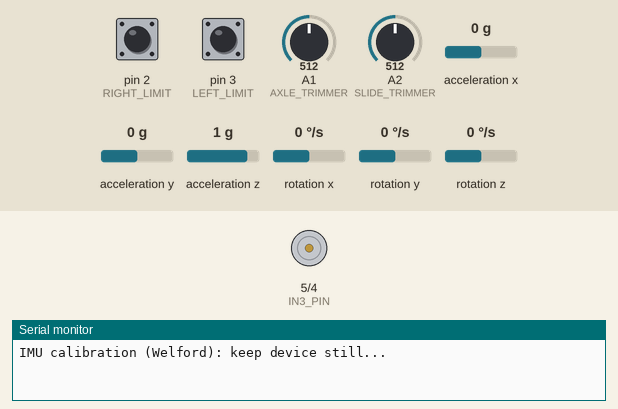
Recording of a sketch running on a simulated Arduino Uno, built with avr-gcc and run on an emulated ATmega328P. Parts: motor-driver pin pairs drawn as motors (green arrow = first pin HIGH = forward, orange = second pin HIGH = backward, longer = more drive, scaled by the enable pin), the last lines printed to the serial monitor. Wiring (inferred from the names in the program): MPU-9250 motion sensor at I2C address 0x68. The inputs (shaded band) are chosen by the test bench; at power-on: pin 3 (LEFT_LIMIT) HIGH, pin 2 (RIGHT_LIMIT) HIGH, A1 (AXLE_TRIMMER) = 512, A2 (SLIDE_TRIMMER) = 512, acceleration x 0 g, acceleration y 0 g, acceleration z 1 g, rotation x 0 °/s, rotation y 0 °/s, rotation z 0 °/s.

Above: at 0.9 s.
1.0 s: pin 3 (LEFT_LIMIT) pulled LOW for 3.2 s
At 4.3 s:
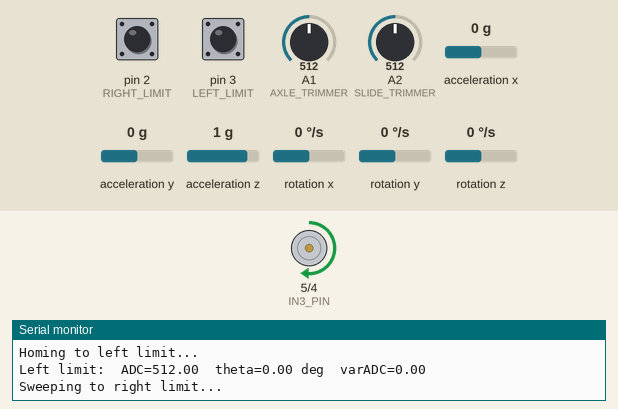
5.7 s: pin 2 (RIGHT_LIMIT) pulled LOW for 0.15 s
At 6.8 s:
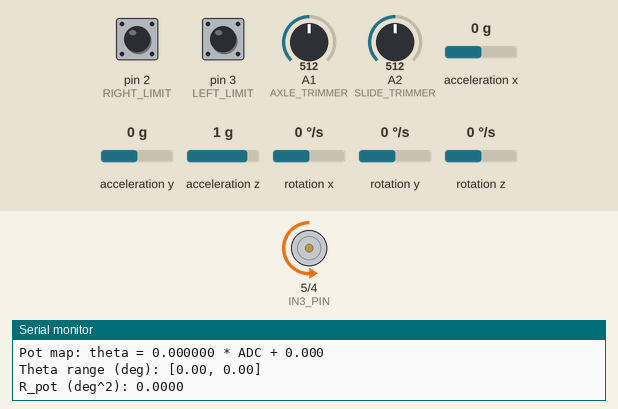
Timing chart, 0 to 8.7 s (numbered marks = the images above; inputs shaded):
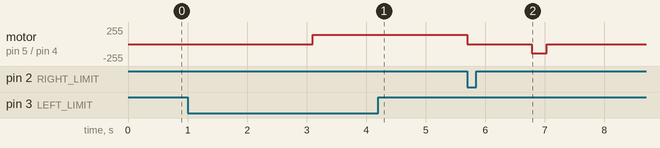

The sketch:

SeeSawChat.ino
```cpp
#include <Wire.h>
#include <math.h>

/* ===========================
   Hardware Pins (Motor & Limits)
   =========================== */
#define IN3_PIN        5
#define IN4_PIN        4
#define SPEED_PIN      6
#define LEFT_LIMIT     3     // Active LOW (using INPUT_PULLUP)
#define RIGHT_LIMIT    2     // Active LOW (using INPUT_PULLUP)

/* ===========================
   Potentiometers
   =========================== */
#define AXLE_TRIMMER   A1    // Angle potentiometer (on platform axis)
#define SLIDE_TRIMMER  A2    // User target angle command

/* ===========================
   IMU (MPU6500 / 6050)
   =========================== */
#define MPU6500_ADDR 0x68
#define ACCEL_XOUT_H 0x3B
#define GYRO_XOUT_H  0x43
#define PWR_MGMT_1   0x6B

// Sensitivity scale factors (raw -> physical units)
#define ACCEL_SCALE 16384.0f  // LSB/g  (±2g)
#define GYRO_SCALE   131.0f   // LSB/(°/s) (±250 dps)

/* ===========================
   IMU calibration (means & variances in RAW units)
   accelOffsets[0..2] = mean (raw)
   accelOffsets[3..5] = variance (raw^2)
   gyroOffsets [0..2] = mean (raw)
   gyroOffsets [3..5] = variance (raw^2)
   =========================== */
float accelOffsets[6] = {0,0,0,0,0,0};
float gyroOffsets[6]  = {0,0,0,0,0,0};

/* ===========================
   Control loop timing
   =========================== */
static const uint16_t LOOP_HZ    = 100;
static const uint32_t LOOP_DT_US = 10000UL;

/* ===========================
   PID gains and limits
   =========================== */
float Kp = 6.0f;
float Ki = 20.0f;
float Kd = 0.45f;
int   MAX_PWM = 255;           // hard PWM clamp (0..255)
int   MIN_PWM = 85;            // deadband compensation (minimum to move)

/* ===== Small-adjustment stick–slip nudge ===== */
float SMALL_ERR_MIN_DEG   = 0.05f;  // ignore noise below this
float SMALL_ERR_MAX_DEG   = 2.0f;   // “small change” ceiling
float VEL_STUCK_DPS       = 0.30f;  // consider stuck if |dθ/dt| below this

// Micro-pulse characteristics (short “nudge” to break static friction)
int      NUDGE_PWM        = 25;     // must be >= MIN_PWM or we’ll max() it
uint16_t NUDGE_ON_MS      = 35;     // pulse ON duration
uint16_t NUDGE_OFF_MS     = 65;     // pause OFF (limits overshoot)

bool          nudge_active        = false;
bool          nudge_phase_on      = false;
unsigned long nudge_phase_until_ms= 0;

/* ===========================
   Kalman filter (theta, bias)
   =========================== */
float kf_theta = 0.0f;   // estimated angle (deg)
float kf_bias  = 0.0f;   // estimated gyro bias (deg/s)
float P00=1, P01=0, P10=0, P11=1;  // covariance
// Process noise (tune):
float Q_angle = 0.02f;   // angle random walk (deg^2 / s)
float Q_bias  = 0.005f;  // bias random walk  (deg^2 / s)

// Measurement noise (deg^2) — accelerometer and potentiometer
float R_accel_base = 4.0f;    // ~ (2 deg)^2 base; dynamic scaling with | |a| - 1g |
float R_pot        = 1.0f;    // set after calibration from endpoint jitter

/* ===========================
   Calibration results
   =========================== */
float adc_left_mean  = 0.0f, adc_right_mean = 1023.0f; // AXLE_TRIMMER ADC means at limits
float adc_left_var   = 0.0f, adc_right_var  = 0.0f;    // variance of ADC counts at limits
float theta_left_deg = 0.0f, theta_right_deg = 0.0f;   // IMU pitch (deg) at limits

// Linear map from AXLE_TRIMMER ADC -> degrees: theta_deg = m*adc + b
float pot_m_deg_per_adc = 0.0f;
float pot_b_deg         = 0.0f;

// Boundaries for commanded angle (deg)
float theta_min_deg = 0.0f;
float theta_max_deg = 0.0f;

/* ===========================
   PID state
   =========================== */
float pid_integral = 0.0f;
float last_theta   = 0.0f;

/* ===========================
   Forward Declarations
   =========================== */
// Motor helpers
void move_right(int sp);
void move_left(int sp);
void motor_stop();
void motor_home_and_calibrate();

// IMU helpers
void imuWake();
void imuBurstRead(uint8_t startReg, uint8_t* buf14);
void readRawAccelGyro(int16_t accel[3], int16_t gyro[3]);
void calibrateMPU6500(uint16_t samples = 300, bool populationVariance = true);

// Angle helpers
static inline float toAccelG(int16_t raw, float meanRaw)   { return (raw - meanRaw) / ACCEL_SCALE; }
static inline float toGyroDps(int16_t raw, float meanRaw)  { return (raw - meanRaw) / GYRO_SCALE; }
static inline float pitchDegFromAccel(float ay_g, float az_g) { return atan2f(ay_g, az_g) * 180.0f / M_PI; }
float thetaFromPotADC(int adc);

// Kalman helpers
void kalmanPredict(float gyro_dps, float dt);
void kalmanUpdate(float z_deg, float R);

// Calibration steps
void collectAtLimit(bool left, uint16_t N, float* adc_mean, float* adc_var, float* theta_mean_deg);
void computePotMapAndNoise();
bool atLeftLimit();
bool atRightLimit();

// Control
int  computeMotorPWM(float target_deg, float theta_deg, float dt);
int  smallErrorNudgePWM(float err_deg, float dtheta_dps);
void applyMotorCommand(int pwm);
float mapSlideToTargetDeg(int slide_adc);

// Utility
static inline int clampInt(int v, int lo, int hi) { return (v < lo) ? lo : (v > hi) ? hi : v; }
static inline float clampF(float v, float lo, float hi){ return (v < lo) ? lo : (v > hi) ? hi : v; }

/* ===========================
   Setup
   =========================== */
void setup() {
  Serial.begin(115200);
  Wire.begin();

  pinMode(IN3_PIN, OUTPUT);
  pinMode(IN4_PIN, OUTPUT);
  pinMode(SPEED_PIN, OUTPUT);
  pinMode(LEFT_LIMIT,  INPUT_PULLUP);
  pinMode(RIGHT_LIMIT, INPUT_PULLUP);
  pinMode(AXLE_TRIMMER,  INPUT);
  pinMode(SLIDE_TRIMMER, INPUT);

  motor_stop();

  imuWake();
  delay(150);
  Serial.println(F("IMU calibration (Welford): keep device still..."));
  calibrateMPU6500();
  Serial.println(F("IMU calibration complete."));

  motor_home_and_calibrate();

  // Initialize KF near current measured angle
  int16_t a[3], g[3];
  readRawAccelGyro(a, g);
  float ay = toAccelG(a[1], accelOffsets[1]);
  float az = toAccelG(a[2], accelOffsets[2]);
  float theta_acc = pitchDegFromAccel(ay, az);
  float theta_pot = thetaFromPotADC(analogRead(AXLE_TRIMMER));
  kf_theta = 0.5f * (theta_acc + theta_pot);
  kf_bias  = 0.0f;
  P00 = 10; P01 = 0; P10 = 0; P11 = 10;
}

/* ===========================
   Loop: 100 Hz control
   =========================== */
void loop() {
  static unsigned long last_us = micros();
  unsigned long now_us = micros();
  if (now_us - last_us < LOOP_DT_US) return;
  float dt = (now_us - last_us) / 1e6f;
  last_us = now_us;

  // ===== Read sensors =====
  int16_t rawA[3], rawG[3];
  readRawAccelGyro(rawA, rawG);

  float gx_dps = toGyroDps(rawG[0], gyroOffsets[0]);
  float gy_dps = toGyroDps(rawG[1], gyroOffsets[1]);
  float gz_dps = toGyroDps(rawG[2], gyroOffsets[2]);
  (void)gy_dps; (void)gz_dps; // pitch control uses X gyro

  float ax_g = toAccelG(rawA[0], accelOffsets[0]);
  float ay_g = toAccelG(rawA[1], accelOffsets[1]);
  float az_g = toAccelG(rawA[2], accelOffsets[2]);
  float theta_acc = pitchDegFromAccel(ay_g, az_g);

  int   adc_axle = analogRead(AXLE_TRIMMER);
  float theta_pot = thetaFromPotADC(adc_axle);

  // Adaptive accel measurement noise
  float acc_mag = sqrtf(ax_g*ax_g + ay_g*ay_g + az_g*az_g); // in g
  float motion_factor = 1.0f + 15.0f * fabsf(acc_mag - 1.0f);
  float R_accel = R_accel_base * motion_factor;

  // ===== Kalman filter =====
  kalmanPredict(gx_dps, dt);
  kalmanUpdate(theta_acc, R_accel);
  kalmanUpdate(theta_pot, R_pot);

  // ===== Target angle from slide pot =====
  int   adc_slide = analogRead(SLIDE_TRIMMER);
  float theta_cmd = mapSlideToTargetDeg(adc_slide);
  theta_cmd = clampF(theta_cmd, theta_min_deg, theta_max_deg);

  // ---- Telemetry (including desired angle, per your request) ----
  Serial.print(F(" target: ")); Serial.print(theta_cmd);
  Serial.print(F(" | theta: ")); Serial.print(kf_theta);
  Serial.print(F(" | acc_mag(g): ")); Serial.print(acc_mag);
  Serial.print(F(" | Racc: ")); Serial.print(R_accel);
  Serial.print(F(" | Rpot: ")); Serial.println(R_pot);

  // ===== Motor control =====
  int pwm = computeMotorPWM(theta_cmd, kf_theta, dt);
  applyMotorCommand(pwm);
}

/* ===========================
   Motor helpers
   =========================== */
void move_right(int sp) {
  digitalWrite(IN3_PIN, HIGH);
  digitalWrite(IN4_PIN, LOW);
  analogWrite(SPEED_PIN, sp);
}

void move_left(int sp) {
  digitalWrite(IN3_PIN, LOW);
  digitalWrite(IN4_PIN, HIGH);
  analogWrite(SPEED_PIN, sp);
}

void motor_stop() {
  digitalWrite(IN3_PIN, LOW);
  digitalWrite(IN4_PIN, LOW);
  analogWrite(SPEED_PIN, 0);
}

bool atLeftLimit()  { return digitalRead(LEFT_LIMIT)  == LOW; }
bool atRightLimit() { return digitalRead(RIGHT_LIMIT) == LOW; }

/* ===========================
   IMU helpers
   =========================== */
void imuWake() {
  Wire.beginTransmission(MPU6500_ADDR);
  Wire.write(PWR_MGMT_1);
  Wire.write(0x00);
  Wire.endTransmission();
}

// Burst-read 14 bytes (Accel XYZ, Temp, Gyro XYZ) starting at ACCEL_XOUT_H
void imuBurstRead(uint8_t startReg, uint8_t* buf14) {
  Wire.beginTransmission(MPU6500_ADDR);
  Wire.write(startReg);
  Wire.endTransmission(false);     // repeated start
  Wire.requestFrom(MPU6500_ADDR, (uint8_t)14);
  for (uint8_t i = 0; i < 14 && Wire.available(); ++i)
    buf14[i] = Wire.read();
}

void readRawAccelGyro(int16_t accel[3], int16_t gyro[3]) {
  uint8_t b[14];
  imuBurstRead(ACCEL_XOUT_H, b);
  // [AxH AxL AyH AyL AzH AzL TempH TempL GxH GxL GyH GyL GzH GzL]
  accel[0] = (int16_t)((b[0] << 8) | b[1]);
  accel[1] = (int16_t)((b[2] << 8) | b[3]);
  accel[2] = (int16_t)((b[4] << 8) | b[5]);
  gyro[0]  = (int16_t)((b[8] << 8) | b[9]);
  gyro[1]  = (int16_t)((b[10] << 8) | b[11]);
  gyro[2]  = (int16_t)((b[12] << 8) | b[13]);
}

/*
  IMU mean/variance via Welford’s algorithm (single pass, numerically stable)
  Means/variances are in RAW sensor units.
*/
void calibrateMPU6500(uint16_t samples, bool populationVariance) {
  float meanA[3] = {0,0,0}, m2A[3] = {0,0,0};
  float meanG[3] = {0,0,0}, m2G[3] = {0,0,0};

  for (uint16_t n = 1; n <= samples; ++n) {
    int16_t a[3], g[3];
    readRawAccelGyro(a, g);

    for (int j = 0; j < 3; ++j) {
      // Accel
      float xA = (float)a[j];
      float dA = xA - meanA[j];
      meanA[j] += dA / n;
      float d2A = xA - meanA[j];
      m2A[j] += dA * d2A;

      // Gyro
      float xG = (float)g[j];
      float dG = xG - meanG[j];
      meanG[j] += dG / n;
      float d2G = xG - meanG[j];
      m2G[j] += dG * d2G;
    }
    delay(4);
  }

  const float denom = populationVariance ? (float)samples : (float)(samples - 1);
  for (int j = 0; j < 3; ++j) {
    accelOffsets[j]     = meanA[j];
    accelOffsets[j + 3] = (samples > 1) ? (m2A[j] / denom) : 0.0f;
    gyroOffsets[j]      = meanG[j];
    gyroOffsets[j + 3]  = (samples > 1) ? (m2G[j] / denom) : 0.0f;
  }

  // Optional: upright zero-g on Z
  accelOffsets[2] -= ACCEL_SCALE;
}

/* ===========================
   Calibration sweep
   =========================== */
void motor_home_and_calibrate() {
  Serial.println(F("Homing to left limit..."));
  move_left(140);
  while (!atLeftLimit()) { /* wait */ }
  motor_stop();
  delay(150);

  // Collect stats at left limit
  collectAtLimit(true,  150, &adc_left_mean, &adc_left_var, &theta_left_deg);
  Serial.print(F("Left limit:  ADC="));   Serial.print(adc_left_mean);
  Serial.print(F("  theta="));            Serial.print(theta_left_deg);
  Serial.print(F(" deg  varADC="));       Serial.println(adc_left_var);

  Serial.println(F("Sweeping to right limit..."));
  move_right(140);
  while (!atRightLimit()) { /* wait */ }
  motor_stop();
  delay(150);

  // Collect stats at right limit
  collectAtLimit(false, 150, &adc_right_mean, &adc_right_var, &theta_right_deg);
  Serial.print(F("Right limit: ADC="));   Serial.print(adc_right_mean);
  Serial.print(F("  theta="));            Serial.print(theta_right_deg);
  Serial.print(F(" deg  varADC="));       Serial.println(adc_right_var);

  // Build linear map AXLE_TRIMMER ADC -> degrees and compute R_pot
  computePotMapAndNoise();

  // Save convenience min/max
  theta_min_deg = fminf(theta_left_deg,  theta_right_deg);
  theta_max_deg = fmaxf(theta_left_deg,  theta_right_deg);

  Serial.print(F("Pot map: theta = ")); Serial.print(pot_m_deg_per_adc, 6);
  Serial.print(F(" * ADC + "));         Serial.println(pot_b_deg, 3);
  Serial.print(F("Theta range (deg): [")); Serial.print(theta_min_deg);
  Serial.print(F(", "));                   Serial.print(theta_max_deg);
  Serial.println(F("]"));
  Serial.print(F("R_pot (deg^2): "));      Serial.println(R_pot, 4);

  // Back off a little from hard stops for safety
  move_left(120);
  delay(250);
  motor_stop();
}

void collectAtLimit(bool left, uint16_t N, float* adc_mean, float* adc_var, float* theta_mean_deg) {
  (void)left; // not used; kept for clarity/extension
  float mean_adc = 0.0f, m2_adc = 0.0f;
  float mean_theta = 0.0f, m2_theta = 0.0f;

  for (uint16_t i = 1; i <= N; ++i) {
    int adc = analogRead(AXLE_TRIMMER);
    float delta = adc - mean_adc;
    mean_adc += delta / i;
    m2_adc   += delta * (adc - mean_adc);

    int16_t a[3], g[3];
    readRawAccelGyro(a, g);

    float ay = toAccelG(a[1], accelOffsets[1]);
    float az = toAccelG(a[2], accelOffsets[2]);
    float theta = pitchDegFromAccel(ay, az);

    float d2 = theta - mean_theta;
    mean_theta += d2 / i;
    m2_theta   += d2 * (theta - mean_theta);

    delay(4);
  }

  *adc_mean       = mean_adc;
  *adc_var        = (N > 1) ? (m2_adc / (float)(N - 1)) : 0.0f;
  *theta_mean_deg = mean_theta;
  (void)m2_theta; // hook for future adaptive R based on endpoint stability
}

void computePotMapAndNoise() {
  // Linear mapping using IMU-measured angles at the two ends
  float d_adc   = adc_right_mean - adc_left_mean;
  float d_theta = theta_right_deg - theta_left_deg;
  if (fabsf(d_adc) < 1e-3f) {
    pot_m_deg_per_adc = 0.0f;
    pot_b_deg         = theta_left_deg; // fallback (deg)
  } else {
    pot_m_deg_per_adc = d_theta / d_adc;
    pot_b_deg         = theta_left_deg - pot_m_deg_per_adc * adc_left_mean;
  }

  // Pot measurement noise (deg^2) from endpoint jitter (average of both ends)
  float mean_var_adc = 0.5f * (adc_left_var + adc_right_var);
  R_pot = mean_var_adc * pot_m_deg_per_adc * pot_m_deg_per_adc;
}

/* ===========================
   Angle helpers
   =========================== */
float thetaFromPotADC(int adc) {
  return pot_m_deg_per_adc * adc + pot_b_deg;
}

/* ===========================
   Kalman filter (1D angle + gyro bias)
   =========================== */
void kalmanPredict(float gyro_dps, float dt) {
  // x_k|k-1 = [theta + dt*(gyro - bias); bias]
  kf_theta += dt * (gyro_dps - kf_bias);
  // F = [[1, -dt],[0,1]]; add process noise scaled by dt
  P00 += dt * (dt*P11 - P01 - P10) + Q_angle * dt;
  P01 += -dt * P11;
  P10 += -dt * P11;
  P11 += Q_bias * dt;
}

void kalmanUpdate(float z_deg, float R) {
  // H = [1, 0]
  float y  = z_deg - kf_theta;      // innovation
  float S  = P00 + R;               // innovation covariance
  float K0 = P00 / S;               // Kalman gain for theta
  float K1 = P10 / S;               // Kalman gain for bias

  kf_theta += K0 * y;
  kf_bias  += K1 * y;

  // (I - K H) P
  float P00_old = P00;
  float P01_old = P01;
  P00 -= K0 * P00_old;
  P01 -= K0 * P01_old;
  P10 -= K1 * P00_old;
  P11 -= K1 * P01_old;
}

/* ===========================
   Control (PID on angle) with small-error nudge
   =========================== */
int smallErrorNudgePWM(float err_deg, float dtheta_dps) {
  unsigned long now = millis();

  if (fabsf(err_deg) >= SMALL_ERR_MIN_DEG &&
      fabsf(err_deg) <= SMALL_ERR_MAX_DEG &&
      fabsf(dtheta_dps) <= VEL_STUCK_DPS) {

    if (!nudge_active) {
      nudge_active = true;
      nudge_phase_on = true;
      nudge_phase_until_ms = now + NUDGE_ON_MS;
    }

    if (nudge_phase_on) {
      if (now >= nudge_phase_until_ms) {
        nudge_phase_on = false;
        nudge_phase_until_ms = now + NUDGE_OFF_MS;
        return 0;
      }
      int pwm = max(NUDGE_PWM, MIN_PWM);
      return (err_deg > 0 ? +pwm : -pwm);
    } else {
      if (now >= nudge_phase_until_ms) {
        nudge_phase_on = true;
        nudge_phase_until_ms = now + NUDGE_ON_MS;
      }
      return 0;
    }
  }

  // Exit nudge if conditions not met
  nudge_active = false;
  return 0;
}

int computeMotorPWM(float target_deg, float theta_deg, float dt) {
  // --- PID core ---
  float err = target_deg - theta_deg;

  // Integral with modest clamp to prevent slow drift/creep.
  static const float INTEGRAL_CLAMP = 200.0f;
  pid_integral += err * dt;
  pid_integral = clampF(pid_integral, -INTEGRAL_CLAMP, INTEGRAL_CLAMP);

  float dtheta = (theta_deg - last_theta) / dt; // derivative of MEASUREMENT
  last_theta = theta_deg;

  float u = Kp*err + Ki*pid_integral - Kd*dtheta;

  // --- Convert to PWM and deadband handling ---
  int pwm = (int)roundf(u);
  pwm = clampInt(pwm, -MAX_PWM, MAX_PWM);

  // If PWM is below deadband, try small-error nudge before giving up:
  if (abs(pwm) < MIN_PWM) {
    int nudge = smallErrorNudgePWM(err, dtheta);
    if (nudge != 0) {
      if ((nudge < 0 && atLeftLimit()) || (nudge > 0 && atRightLimit())) return 0;
      return nudge;
    }
  }

  // Normal deadband compensation outside of nudge path
  if (pwm > 0 && pwm < MIN_PWM) pwm = MIN_PWM;
  if (pwm < 0 && -pwm < MIN_PWM) pwm = -MIN_PWM;

  // Respect hard limits
  if (atLeftLimit()  && pwm < 0) pwm = 0;
  if (atRightLimit() && pwm > 0) pwm = 0;

  return pwm;
}

void applyMotorCommand(int pwm) {
  if (pwm == 0) { motor_stop(); return; }
  if (pwm > 0)   move_right(pwm);
  else           move_left(-pwm);
}

/* ===========================
   Slide pot → target angle
   =========================== */
float mapSlideToTargetDeg(int slide_adc) {
  // Map 0..1023 to [theta_min_deg, theta_max_deg]
  float t = (float)slide_adc / 1023.0f;
  return theta_min_deg + t * (theta_max_deg - theta_min_deg);
}
```

Measured:
- after the input at 1.0 s, motor on pin 5 (IN3_PIN) / pin 4 (IN4_PIN): stopped → forward 140/255 after 2.1 s
- after the input at 5.7 s, motor on pin 5 (IN3_PIN) / pin 4 (IN4_PIN): forward 140/255 → stopped at once, → backward 140/255 1.1 s later, → stopped 0.25 s later
